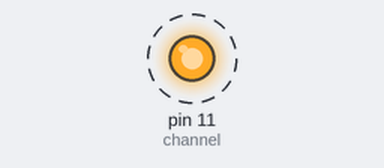
A program run on a simulated Raspberry Pi (header pin numbers). On the bench: output pins drawn as LEDs (lit = HIGH). Dashed ring = blinking.

Above: at 0.5 s.
Timing chart, 0 to 4.6 s (numbered marks = the images above):
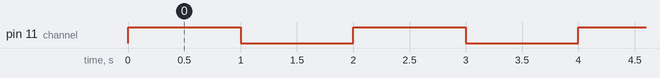

The program:

base_gpio.py
```python
import RPi.GPIO as GPIO  #引入函数库

import time

channel = 11

GPIO.setmode(GPIO.BOARD) #设置引脚编号规则

GPIO.setup(channel, GPIO.OUT)  #将11号引脚设置成输出模式

try:

    while True:

        GPIO.output(channel, GPIO.HIGH)  #将引脚的状态设置为高电平，此时LED亮了

        time.sleep(1)  #程序休眠1秒钟，让LED亮1秒

        GPIO.output(channel, GPIO.LOW)  #将引脚状态设置为低电平，此时LED灭了

        time.sleep(1)   #程序休眠1秒钟，让LED灭1秒

except Exception as r:
    print(r)

finally:
    GPIO.cleanup()  #程序的最后别忘记清除所有资源
```

Measured:
- by itself, pin 11 (channel): alternates HIGH for 1.0 s and LOW for 1.0 s
